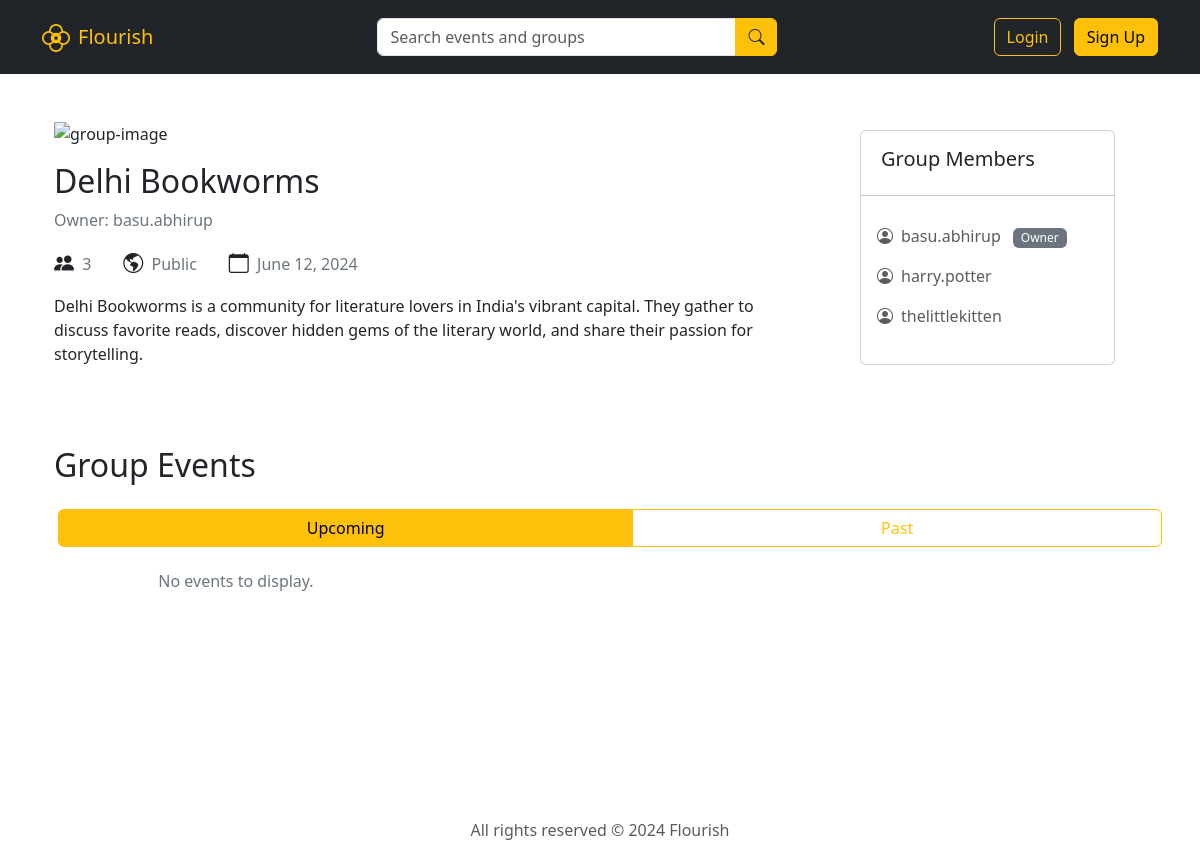
Screenshot of /groups/2 with the database file from the repository.
### events/models.py (models this page shows)
class Group(models.Model):
  name = models.CharField(max_length=255)
  description = models.TextField(blank=True)
  created_at = models.DateTimeField(auto_now_add=True)
  owner = models.ForeignKey(User, on_delete=models.CASCADE, related_name='owned_groups')
  members = models.ManyToManyField(User, related_name='user_groups')
  privacy_setting = models.CharField(max_length=10, choices=[('public', 'Public'), ('private', 'Private'), ('hidden', 'Hidden')], default='public')
  image_url = models.TextField(blank=True)
  def __str__(self):
    return self.name

### events/views.py (the view)
# urls.py: path("groups/<int:group_id>", views.group_detail, name="group_detail"),
def group_detail(request, group_id):
  try:
    group = Group.objects.get(pk=group_id)
    if group.privacy_setting == 'public' or (request.user.is_authenticated and group.members.filter(pk=request.user.pk).exists()):
      upcoming_events = group.events.filter(date__gte=timezone.now().date())
      past_events = group.events.filter(date__lt=timezone.now().date())
      members = group.members.all()
      owner = group.owner
      return render(request, 'events/group_detail.html', {
        'group': group,
        'upcoming_events': upcoming_events,
        'past_events': past_events,
        'members': members,
        'owner': owner
      })
    else:
      return render(request, 'events/404.html')
  except Group.DoesNotExist:
    return render(request, 'events/404.html')

### events/templates/events/group_detail.html (shortened to what this page needs)
{% extends "events/layout.html" %}
{% block body %}
<div class="container mt-5">
    <div class="row">
        <div class="col-lg-8 me-auto mb-3">
            {% if group.image_url %}
            <img src="{{ group.image_url }}" class="img-fluid mb-3" alt="group-image" height="160">
            {% else %}
            <img src="https://images.unsplash.com/photo-1582213782179-e0d53f98f2ca?q=80&w=2070&auto=format&fit=crop&ixlib=rb-4.0.3&ixid=M3wxMjA3fDB8MHxwaG90by1wYWdlfHx8fGVufDB8fHx8fA%3D%3D"
                class="img-fluid mb-3" alt="group-image" height="160">
            {% endif %}
            <h2>{{ group.name }}</h2>
            <p class="text-secondary">Owner: {{ group.owner }}</p>
            <div class="d-flex mb-3 text-secondary">
                <span class="me-3">
                    <span class="text-dark" title="Members"><i class="bi bi-people-fill fs-5"></i></span>
                    <span class="ms-1">{{ group.members.all|length }}</span>
                </span>
                <span class="mx-3">
                    {% if group.privacy_setting == "private" %}
                    <span class="text-dark" title="Privacy Setting"><i class="bi bi-person-lock fs-5"></i></span>
                    <span class="ms-1">Private</span>
                    {% else %}
                    <span class="text-dark" title="Privacy Setting"><i class="bi bi-globe-americas fs-5"></i></span>
                    <span class="ms-1">Public</span>
                    {% endif %}
                </span>
                <span class="mx-3">
                    <span class="text-dark" title="Created at"><i class="bi bi-calendar fs-5"></i></span>
                    <span class="ms-1">{{ group.created_at|date }}</span>
                </span>
            </div>
            <p>{{ group.description }}</p>
        </div>
        <div class="col-lg-3 mx-auto">
            <div class="card py-3 mt-2">
                <div class="row">
                    {% if request.user == owner %}
                    <div class="col-8">
                        <span class="card-title h5 ps-3">Group Members</span>
                    </div>
                    <div class="col-4 text-end">
                        <button class="btn btn-sm btn-outline-dark me-2" data-bs-toggle="modal"
                            data-bs-target="#inviteMemberModal">
                            <span class="ms-auto"><i class="bi bi-person-plus"></i></span>
                            <span class="ms-1">Add</span>
                        </button>
                    </div>
                    {% else %}
                    <span class="card-title h5 ps-3 ms-3">Group Members</span>
                    {% endif %}
                </div>
                <hr class="mb-4">
                <div class="card-body py-1">
                    {% for member in members %}
                    <div class="row mb-3">
                        <div class="col">
                            <a {% if request.user.is_authenticated %}href="{% url 'profile' member %}"{% endif %} class="card-text text-muted"><i
                                    class="bi bi-person-circle me-2"></i>{{ member }}
                                {% if member == owner %}
                                <span class="ms-2 pb-1 badge text-bg-secondary fw-normal">Owner</span>
                                {% endif %}
                            </a>
                        </div>
                    </div>
                    {% endfor %}
                </div>
            </div>
        </div>
    </div>
</div>
<div class="container my-4">
    <div class="row mt-5 mb-0">
        <span class="h2">Group Events</span>
        <br>
        <div class="btn-group nav nav-pills m-3 mb-0" role="tablist">
            <button type="button" class="btn btn-outline-warning active" data-bs-toggle="pill"
                data-bs-target="#upcoming-hosted-events" role="tab">Upcoming</button>
            <button type="button" class="btn btn-outline-warning" data-bs-toggle="pill"
                data-bs-target="#past-hosted-events" role="tab">Past</button>
        </div>
    </div>
    <div class="tab-content mb-4" id="pills-tabContent-hosted-events">
        <div class="tab-pane fade px-1 show active" id="upcoming-hosted-events" role="tabpanel"
            aria-labelledby="upcoming-hosted-events-tab" tabindex="0">
            <div
                class="events row row-cols-1 row-cols-md-2 row-cols-lg-3 row-cols-xxl-4 g-2 mt-2 justify-content-sm-center justify-content-lg-start">
                {% for event in upcoming_events %}
                <a href="{% url 'event_detail' event.id %}" class="event col mb-3" role="button">
                    <div class="card">
                        {% if event.image %}
                        <img src="{{ event.image }}" class="card-img-top" alt="event-image" height="160">
                        {% else %}
                        <img src="https://images.unsplash.com/photo-1442504028989-ab58b5f29a4a?q=80&w=2070&auto=format&fit=crop&ixlib=rb-4.0.3&ixid=M3wxMjA3fDB8MHxwaG90by1wYWdlfHx8fGVufDB8fHx8fA%3D%3D"
                            class="card-img-top" alt="event-image" height="160">
                        {% endif %}
                        <div class="card-body">
                            <h4 class="card-title fs-5 text-dark">
                                {{ event.title }}
                            </h4>
                            {% if not event.group %}
                            <p class="card-text text-secondary lh-sm my-3">Hosted by: {{ event.host }}</p>
                            {% else %}
                            <p class="card-text text-secondary lh-sm my-3">Hosted by: {{ event.group }}</p>
                            {% endif %}
                            <p class="card-text text-secondary fw-bold mb-2">
                                <span class="me-1 text-dark"><i class="bi bi-calendar2"></i></span>
                                <span class="ms-1">{{ event.date }} · {{ event.time }}</span>
                            </p>
                            <p class="card-text text-secondary lh-sm mt-2 mb-3">
                                <span class="me-1"><i class="bi bi-geo-alt"></i></span>
                                <span class="ms-1">{{ event.location }}</span>
                            </p>
                        </div>
                    </div>
                </a>
                {% empty %}
                <p class="text-secondary lh-sm my-3 text-center pb-4">No events to display.</p>
                {% endfor %}
            </div>
        </div>
    </div>
</div>
{% endblock %}

### events/templates/events/layout.html (shortened to what this page needs)
{% load static %}
<!DOCTYPE html>
<html lang="en">
<head>
  <link href="https://cdn.jsdelivr.net/npm/bootstrap@5.3.3/dist/css/bootstrap.min.css" rel="stylesheet"
>
  <link rel="stylesheet" href="https://cdn.jsdelivr.net/npm/bootstrap-icons@1.11.3/font/bootstrap-icons.min.css">
  <link href="{% static 'events/styles.css' %}" rel="stylesheet">
</head>
<body>
  <header class="p-3 bg-dark text-white">
    <div class="container">
      <div class="d-flex flex-wrap align-items-center justify-content-center justify-content-lg-between">
        <a href="/" class="d-flex align-items-center mb-2 mb-lg-0 text-decoration-none">
          <i class="bi bi-flower2 text-warning fs-3"></i>
          <span class="text-warning ms-2 fs-5">Flourish</span>
        </a>
        <form id="search-form" class="col-12 col-lg-auto ms-4 mb-3 mb-lg-0 me-lg-3" style="min-width: 400px;"
          role="search" onsubmit="searchQuery(event)">
          <div class="input-group">
            <input type="text" id="search-query" aria-label="Search" class="form-control" placeholder="Search events and groups">
            <button class="btn btn-warning" type="submit">
              <i class="bi bi-search text-dark"></i>
            </button>
          </div>
        </form>
        <div class="text-end">
          {% if not user.is_authenticated %}
          <button type="button" class="btn btn-outline-warning me-2" data-bs-toggle="modal"
            data-bs-target="#loginModal">Login</button>
          <button type="button" class="btn btn-warning" data-bs-toggle="modal" data-bs-target="#signUpModal">Sign
            Up</button>
          {% endif %}
        </div>
      </div>
    </div>
  </header>
  <main class="container" role="main">
    {% block body %}
    {% endblock %}
  </main>
  <footer class="footer">
    <div class="container text-center my-3">
      <span class="text-muted">All rights reserved © 2024 Flourish</span>
    </div>
  </footer>
</body>
</html>

### events/static/events/styles.css (style rules this page uses)
main { min-height: 85vh; }
a { text-decoration: none; }

### rows the page displays
Group: name "Delhi Bookworms", owner "basu.abhirup", members.all|length "3", created_at "June 12, 2024", description "Delhi Bookworms is a community for literature lovers in India's vibrant capital. They gather to discuss favorite reads, discover hidden gems of the literary world, and share their passion for storytelling."

### other values shown
{{ member }} "basu.abhirup"
{{ member }} "harry.potter"
{{ member }} "thelittlekitten"
